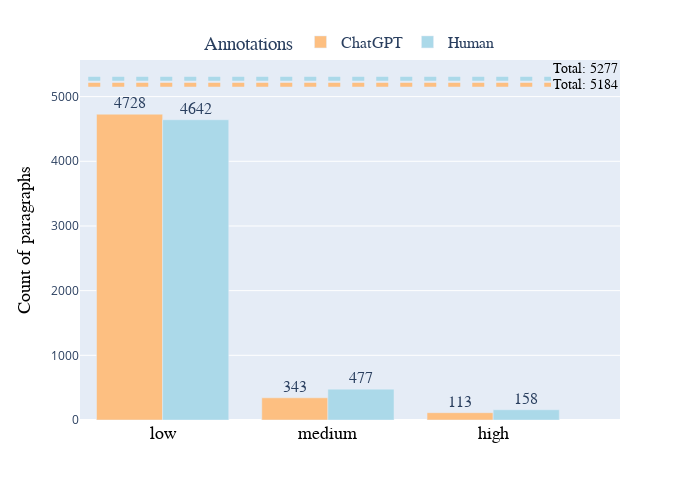

This figure's notebook cell:
### Markdown cell above
Polarization detection: classification into low, medium, and high

### Code cell
# prepare the data for the plot
df_melted = data[['polarization_gpt_category', 'polarization_human_category']].melt(var_name='feature', value_name='value')
df_grouped = df_melted.groupby(['feature', 'value']).size().reset_index(name='count')
totals = df_grouped.groupby('feature')['count'].sum().reset_index()
totals['value'] = 'total'

# plot the grouped bars
color_map = {'polarization_gpt_category': '#fdbf81', 'polarization_human_category': '#abd9e9'}
fig = px.bar(df_grouped, x='value', y='count', color='feature', text='count', barmode='group',
             category_orders={'value': ['low', 'medium', 'high']},
             labels={'count': 'Count of paragraphs', 'value': 'Sentiment'}, text_auto=True, color_discrete_map=color_map)
fig.update_traces(textposition='outside', textfont=dict(size=16, family='Arial'))

# add the lines for the totals
for index, row in totals.iterrows():
    fig.add_shape(
        type='line',
        x0=-0.45,  
        x1=2.35,
        y0=row['count'], y1=row['count'],
        xref='x', yref='y',
        line=dict(color=color_map[row['feature']], width=4, dash='dash'),
        name=f'Total {row["feature"]}')
    fig.add_annotation(
        x=2.35,
        y=row['count'] + (index * 150),
        text=f'Total: {row["count"]}',
        showarrow=False,
        font=dict(size=14, family='Arial', color='black'),
        xanchor='left',
        yanchor='middle')

# adjust legend and figure size
custom_labels = {'polarization_gpt_category': 'ChatGPT', 'polarization_human_category': 'Human'}
fig.for_each_trace(lambda t: t.update(name=custom_labels[t.name]))
fig.update_layout(
    width=700, height=500,
    legend_title_text='Annotations',
    legend=dict(orientation="h", yanchor="bottom", y=1.0, xanchor="center", x=0.5, font=dict(size=16, family='Arial')))

# adjust axis
fig.update_xaxes(title=None)
fig.update_xaxes(tickfont=dict(size=18, family='Arial', color='black'))
fig.update_yaxes(title_font=dict(size=18, family='Arial', color='black'))

fig.show()
fig.write_image("images/polarization_gpt.png", scale=2)

### Figure 1 — Plotly figure (JSON) as saved in the notebook; plotly's stock layout.template omitted (floating-point values rounded to 4 significant figures)
{"data": [{"alignmentgroup": "True", "hovertemplate": "feature=polarization_gpt_category<br>Sentiment=%{x}<br>Count of paragraphs=%{text}<extra></extra>", "legendgroup": "polarization_gpt_category", "marker": {"color": "#fdbf81", "pattern": {"shape": ""}}, "name": "ChatGPT", "offsetgroup": "polarization_gpt_category", "orientation": "v", "showlegend": true, "text": [113, 4728, 343], "textfont": {"family": "Arial", "size": 16}, "textposition": "outside", "texttemplate": "%{y}", "type": "bar", "x": ["high", "low", "medium"], "xaxis": "x", "y": [113, 4728, 343], "yaxis": "y"}, {"alignmentgroup": "True", "hovertemplate": "feature=polarization_human_category<br>Sentiment=%{x}<br>Count of paragraphs=%{text}<extra></extra>", "legendgroup": "polarization_human_category", "marker": {"color": "#abd9e9", "pattern": {"shape": ""}}, "name": "Human", "offsetgroup": "polarization_human_category", "orientation": "v", "showlegend": true, "text": [158, 4642, 477], "textfont": {"family": "Arial", "size": 16}, "textposition": "outside", "texttemplate": "%{y}", "type": "bar", "x": ["high", "low", "medium"], "xaxis": "x", "y": [158, 4642, 477], "yaxis": "y"}], "layout": {"annotations": [{"font": {"color": "black", "family": "Arial", "size": 14}, "showarrow": false, "text": "Total: 5184", "x": 2.35, "xanchor": "left", "y": 5184, "yanchor": "middle"}, {"font": {"color": "black", "family": "Arial", "size": 14}, "showarrow": false, "text": "Total: 5277", "x": 2.35, "xanchor": "left", "y": 5427, "yanchor": "middle"}], "barmode": "group", "height": 500, "legend": {"font": {"family": "Arial", "size": 16}, "orientation": "h", "title": {"text": "Annotations"}, "tracegroupgap": 0, "x": 0.5, "xanchor": "center", "y": 1, "yanchor": "bottom"}, "margin": {"t": 60}, "shapes": [{"line": {"color": "#fdbf81", "dash": "dash", "width": 4}, "name": "Total polarization_gpt_category", "type": "line", "x0": -0.45, "x1": 2.35, "xref": "x", "y0": 5184, "y1": 5184, "yref": "y"}, {"line": {"color": "#abd9e9", "dash": "dash", "width": 4}, "name": "Total polarization_human_category", "type": "line", "x0": -0.45, "x1": 2.35, "xref": "x", "y0": 5277, "y1": 5277, "yref": "y"}], "width": 700, "xaxis": {"anchor": "y", "categoryarray": ["low", "medium", "high"], "categoryorder": "array", "domain": [0, 1], "tickfont": {"color": "black", "family": "Arial", "size": 18}, "title": {}}, "yaxis": {"anchor": "x", "domain": [0, 1], "title": {"font": {"color": "black", "family": "Arial", "size": 18}, "text": "Count of paragraphs"}}}}
